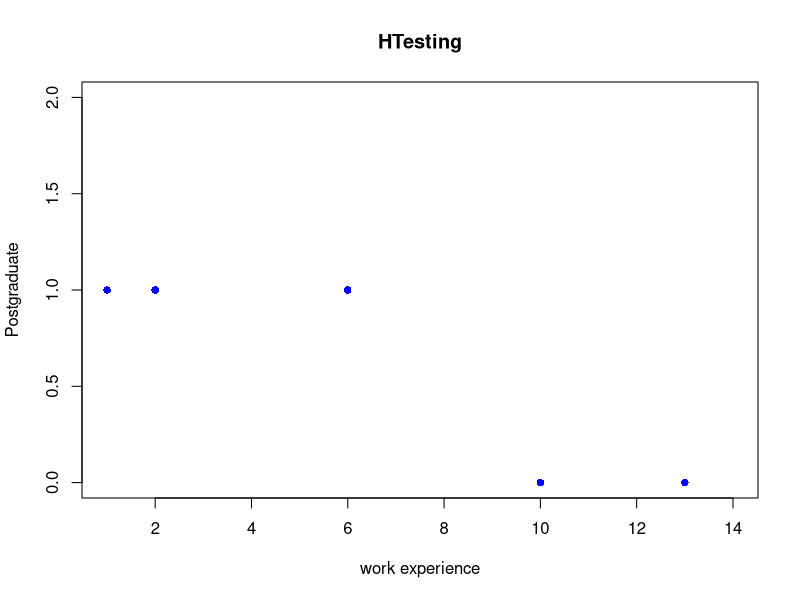

Recreate this plot in R. (Note: this script raises an error after producing the figure.)
x=read.csv("Assignment.csv")
View(x)
plot(x$Obj..1, x$Obj..2, 
     main = "HTesting", 
     xlab = "work experience", 
     ylab = "Postgraduate", 
     col = "blue", 
     pch = 16, 
     xlim = c(1, 14), 
     ylim = c(0, 2))



points(x_point1, y_point1, cl0_pr, col='green', lwd=3)

x_point1 = c(1,2)
y_point1 = c(1,1)





